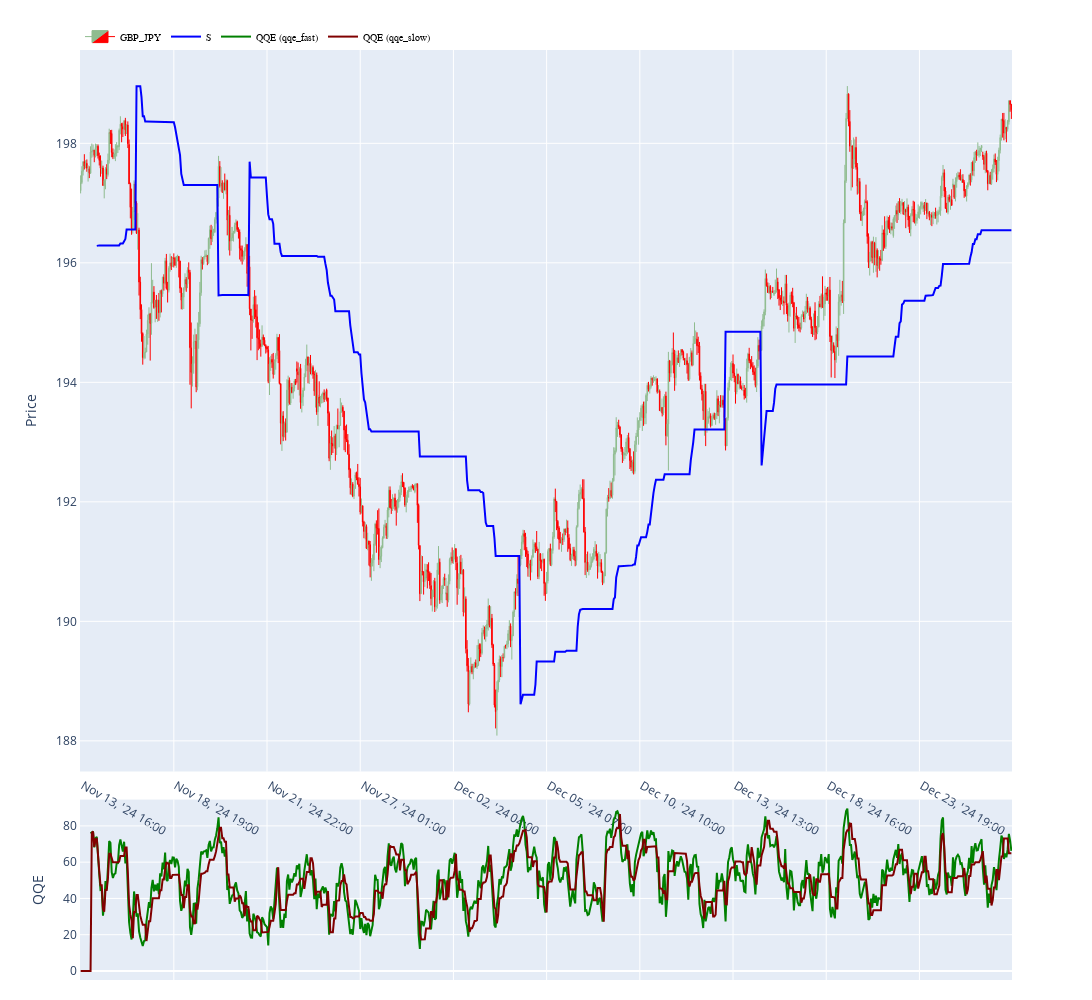

Write notebook code for a chart like this one.
### Code cell
fig = gz.plot_candles(df_plot, instrument=gz.instrument, indicators=indicators, show=False)
fig.show()

### Figure 1 — Plotly figure (JSON) as saved in the notebook; plotly's stock layout.template omitted (floating-point values rounded to 4 significant figures; data arrays with more than 128 entries replaced by an {"elided": "..."} marker saying what was removed)
{"data": [{"close": {"elided": "750 float values"}, "decreasing": {"fillcolor": "red", "line": {"color": "red"}}, "high": {"elided": "750 float values"}, "hoverinfo": "y+x", "increasing": {"fillcolor": "darkseagreen", "line": {"color": "darkseagreen"}}, "line": {"width": 1}, "low": {"elided": "750 float values"}, "name": "GBP_JPY", "opacity": 1, "open": {"elided": "750 float values"}, "showlegend": true, "type": "candlestick", "x": {"elided": "750 str values"}, "xaxis": "x", "yaxis": "y"}, {"hoverinfo": "y+x", "line": {"color": "blue", "width": 2}, "marker": {"color": "blue", "size": 5, "symbol": "circle"}, "mode": "lines", "name": "S", "type": "scatter", "x": {"elided": "750 str values"}, "xaxis": "x", "y": {"elided": "750 float values"}, "yaxis": "y"}, {"hoverinfo": "y+x", "line": {"color": "green", "width": 2}, "marker": {"color": "blue", "size": 5, "symbol": "circle"}, "mode": "lines", "name": "QQE (qqe_fast)", "type": "scatter", "x": {"elided": "750 str values"}, "xaxis": "x", "y": {"elided": "750 float values"}, "yaxis": "y2"}, {"hoverinfo": "y+x", "line": {"color": "maroon", "width": 2}, "marker": {"color": "blue", "size": 5, "symbol": "circle"}, "mode": "lines", "name": "QQE (qqe_slow)", "type": "scatter", "x": {"elided": "750 str values"}, "xaxis": "x", "y": {"elided": "750 float values"}, "yaxis": "y2"}], "layout": {"height": 1000, "hoverlabel": {"bgcolor": "rgba(255,255,255,0.5)"}, "hovermode": "x unified", "legend": {"bgcolor": "rgba(255,255,255,0)", "font": {"color": "black", "family": "sans-serif", "size": 10}, "orientation": "h", "traceorder": "normal", "x": 0, "y": 1.03}, "margin": {"b": 20, "t": 50}, "width": 2000, "xaxis": {"anchor": "y", "domain": [0, 1], "matches": "x", "rangeslider": {"visible": false}, "showline": true, "showspikes": true, "spikecolor": "green", "spikemode": "across", "spikesnap": "cursor", "tickvals": [" Nov 13, '24 16:00", " Nov 18, '24 19:00", " Nov 21, '24 22:00", " Nov 27, '24 01:00", " Dec 02, '24 04:00", " Dec 05, '24 07:00", " Dec 10, '24 10:00", " Dec 13, '24 13:00", " Dec 18, '24 16:00", " Dec 23, '24 19:00"]}, "xaxis2": {"anchor": "y2", "domain": [0, 1], "matches": "x", "showline": true, "showspikes": true, "showticklabels": false, "spikecolor": "green", "spikemode": "across", "spikesnap": "cursor", "tickvals": [" Nov 13, '24 16:00", " Nov 18, '24 19:00", " Nov 21, '24 22:00", " Nov 27, '24 01:00", " Dec 02, '24 04:00", " Dec 05, '24 07:00", " Dec 10, '24 10:00", " Dec 13, '24 13:00", " Dec 18, '24 16:00", " Dec 23, '24 19:00"]}, "yaxis": {"anchor": "x", "domain": [0.224, 1], "showline": true, "showspikes": true, "showticklabels": true, "spikecolor": "green", "spikemode": "across", "spikesnap": "cursor", "title": {"text": "Price"}}, "yaxis2": {"anchor": "x2", "domain": [0, 0.194], "showline": true, "showspikes": true, "showticklabels": true, "spikecolor": "green", "spikemode": "across", "spikesnap": "cursor", "title": {"text": "QQE"}}}}
